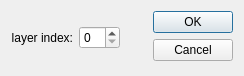
<?xml version="1.0" encoding="UTF-8"?>
<ui version="4.0">
 <class>LayerIndexDialog</class>
 <widget class="QDialog" name="LayerIndexDialog">
  <property name="geometry">
   <rect>
    <x>0</x>
    <y>0</y>
    <width>244</width>
    <height>76</height>
   </rect>
  </property>
  <property name="windowTitle">
   <string>Dialog</string>
  </property>
  <layout class="QGridLayout" name="gridLayout">
   <item row="0" column="0">
    <widget class="QLabel" name="label">
     <property name="text">
      <string>layer index:</string>
     </property>
     <property name="alignment">
      <set>Qt::AlignRight|Qt::AlignTrailing|Qt::AlignVCenter</set>
     </property>
    </widget>
   </item>
   <item row="0" column="1">
    <widget class="QSpinBox" name="rankSpinBox"/>
   </item>
   <item row="0" column="3">
    <widget class="QDialogButtonBox" name="buttonBox">
     <property name="orientation">
      <enum>Qt::Vertical</enum>
     </property>
     <property name="standardButtons">
      <set>QDialogButtonBox::Cancel|QDialogButtonBox::Ok</set>
     </property>
    </widget>
   </item>
   <item row="0" column="2">
    <spacer name="horizontalSpacer">
     <property name="orientation">
      <enum>Qt::Horizontal</enum>
     </property>
     <property name="sizeHint" stdset="0">
      <size>
       <width>40</width>
       <height>20</height>
      </size>
     </property>
    </spacer>
   </item>
  </layout>
 </widget>
 <resources/>
 <connections>
  <connection>
   <sender>buttonBox</sender>
   <signal>accepted()</signal>
   <receiver>LayerIndexDialog</receiver>
   <slot>accept()</slot>
   <hints>
    <hint type="sourcelabel">
     <x>248</x>
     <y>254</y>
    </hint>
    <hint type="destinationlabel">
     <x>157</x>
     <y>274</y>
    </hint>
   </hints>
  </connection>
  <connection>
   <sender>buttonBox</sender>
   <signal>rejected()</signal>
   <receiver>LayerIndexDialog</receiver>
   <slot>reject()</slot>
   <hints>
    <hint type="sourcelabel">
     <x>316</x>
     <y>260</y>
    </hint>
    <hint type="destinationlabel">
     <x>286</x>
     <y>274</y>
    </hint>
   </hints>
  </connection>
 </connections>
</ui>
